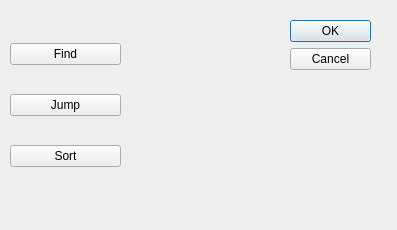
<?xml version="1.0" encoding="UTF-8"?>
<ui version="4.0">
 <class>MainBoard</class>
 <widget class="QDialog" name="MainBoard">
  <property name="geometry">
   <rect>
    <x>0</x>
    <y>0</y>
    <width>397</width>
    <height>230</height>
   </rect>
  </property>
  <property name="windowTitle">
   <string>Dialog</string>
  </property>
  <widget class="QDialogButtonBox" name="buttonBox">
   <property name="geometry">
    <rect>
     <x>290</x>
     <y>20</y>
     <width>81</width>
     <height>241</height>
    </rect>
   </property>
   <property name="orientation">
    <enum>Qt::Vertical</enum>
   </property>
   <property name="standardButtons">
    <set>QDialogButtonBox::Cancel|QDialogButtonBox::Ok</set>
   </property>
  </widget>
  <widget class="QWidget" name="">
   <property name="geometry">
    <rect>
     <x>10</x>
     <y>20</y>
     <width>111</width>
     <height>171</height>
    </rect>
   </property>
   <layout class="QVBoxLayout" name="verticalLayout">
    <item>
     <widget class="QPushButton" name="pushButton">
      <property name="text">
       <string>Find</string>
      </property>
     </widget>
    </item>
    <item>
     <widget class="QPushButton" name="pushButton_2">
      <property name="text">
       <string>Jump</string>
      </property>
     </widget>
    </item>
    <item>
     <widget class="QPushButton" name="pushButton_3">
      <property name="text">
       <string>Sort</string>
      </property>
     </widget>
    </item>
   </layout>
  </widget>
 </widget>
 <resources/>
 <connections>
  <connection>
   <sender>buttonBox</sender>
   <signal>accepted()</signal>
   <receiver>MainBoard</receiver>
   <slot>accept()</slot>
   <hints>
    <hint type="sourcelabel">
     <x>248</x>
     <y>254</y>
    </hint>
    <hint type="destinationlabel">
     <x>157</x>
     <y>274</y>
    </hint>
   </hints>
  </connection>
  <connection>
   <sender>buttonBox</sender>
   <signal>rejected()</signal>
   <receiver>MainBoard</receiver>
   <slot>reject()</slot>
   <hints>
    <hint type="sourcelabel">
     <x>316</x>
     <y>260</y>
    </hint>
    <hint type="destinationlabel">
     <x>286</x>
     <y>274</y>
    </hint>
   </hints>
  </connection>
 </connections>
</ui>
